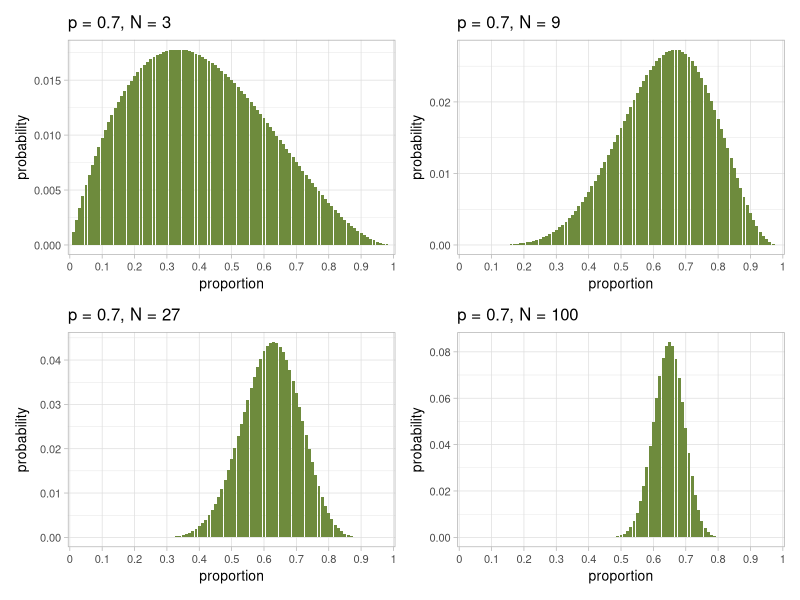

The R source for this figure:
## ---- chunk 1
knitr::opts_chunk$set(warning = FALSE, message = FALSE) 

# Package imports
library(ggplot2)
library(kableExtra)
library(patchwork)

# Set seed for reproducibility
set.seed(12345)

# Code to compute a posterior distribution given a set of observations
compute_posterior <- function(sample, faces=4, round_to=3) {
  W <- sum(sample == "W")  # Waters observed
  L <- sum(sample == "L")  # Lands observed
  possibilities = faces + 1  # Number of possible probabilities
  proportions = seq(0, 1, length.out=possibilities)  # The possibile proportions of water
  
  # Calculate the number of ways the sample data could be generated
  ways <- sapply(proportions, function(q) (q * faces) ^ W * ( (1-q) * faces ) ^ L )
  
  # Calculate the posterior distribution
  posterior <- ways/sum(ways)
  
  # Return a data.frame of the possibilities and ways
  data.frame( proportion=factor(proportions), ways,
              probability=round(posterior, round_to))
}

# Code to plot a distribution from our simulations
plot_distn <- function( obs = c("W", "L", "W"), faces = 100, round_to=5) {
  # Calculate posterior probabilities for Icosahedron Earth
  distn <- compute_posterior(obs, faces=faces, round_to=round_to)

  # Show the Tetrahedron Earth distribution as a histogram
  ggplot(distn, aes(x=proportion, y=probability)) +
  geom_col(fill="darkolivegreen4") +
  theme_light() +
  theme(text = element_text(size=10)) +
  scale_x_discrete(breaks=seq(0, 1, 0.1))
}
## ---- chunk 2
#| label: tbl-sim-defaults
#| tbl-cap: Generative simulation of five draws with $p = 0.7$ and making nine observations.
#| html-table-processing: none

# Simulate tossing a globe, with proportion of surface water p, N times
# Adapted from Statistical Rethinking by Richard McElreath
# (https://www.youtube.com/watch?v=R1vcdhPBlXA)
# By default, the proportion of water is set to 70% (0.7), and we draw nine samples
simulate <- function( p = 0.7, N = 9 ) {
  sample(c("W", "L"), size=N, replace=TRUE,  prob=c(p, 1-p))
}

# Simulate five default draws
runs = 5
defaults <- data.frame(run=seq(runs),
                       draw=replicate(runs, toString(simulate())))

# Show table
defaults |>
  kbl(format="html", align="c") |>
  kable_styling(bootstrap_options = c("striped", "hover"), full_width = F)
## ---- chunk 3
#| label: tbl-sim-extremes
#| tbl-cap: Generative simulation of draws from Earths with no water, and no land.
#| html-table-processing: none

# Simulate five default draws
runs = c("No water", "No land")
draws = c(toString(simulate(p=0)),
          toString(simulate(p=1)))
extremes <- data.frame(run=runs,
                       draw=draws)

# Show table
extremes |>
  kbl(format="html", align="c") |>
  kable_styling(bootstrap_options = c("striped", "hover"), full_width = F)
## ---- chunk 4
#| label: tbl-sim-sizes
#| tbl-cap: Generative simulation of draws with a range of sample sizes.
#| html-table-processing: none

# Simulate five default draws
sample_sizes = c(1, 3, 9, 20)
draws = lapply(sample_sizes, function(x) toString(simulate(N=x)))
dfm <- data.frame(sample_size = sample_sizes,
                  draw=unlist(draws))

# Show table
dfm |>
  kbl(format="html", align="c") |>
  kable_styling(bootstrap_options = c("striped", "hover"), full_width = F)
## ---- chunk 5
#| label: fig-var-obs
#| fig-cap: Posterior distributions of estimates of $p$, the proportion of the globe that is water, from four single runs of sampling with $N$=3, 9, 27, 100, 500, and 1000 observations. In these simulations, the model Earth has 100 faces and the known proportion is $p = 0.7$. As the number of samples increases, the modal estimate centres closer to the true value of $p = 0.7$, and the spread of the distribution narrows.

# Generate plots of posterior distributions, with differing numbers of
# sample observations for each
p1 <- plot_distn(simulate(N = 3)) + ggtitle("p = 0.7, N = 3")
p2 <- plot_distn(simulate(N = 9)) + ggtitle("p = 0.7, N = 9")
p3 <- plot_distn(simulate(N = 27)) + ggtitle("p = 0.7, N = 27")
p4 <- plot_distn(simulate(N = 100)) + ggtitle("p = 0.7, N = 100")

# Use patchwork to layout the figures
p1 + p2 + p3 + p4
